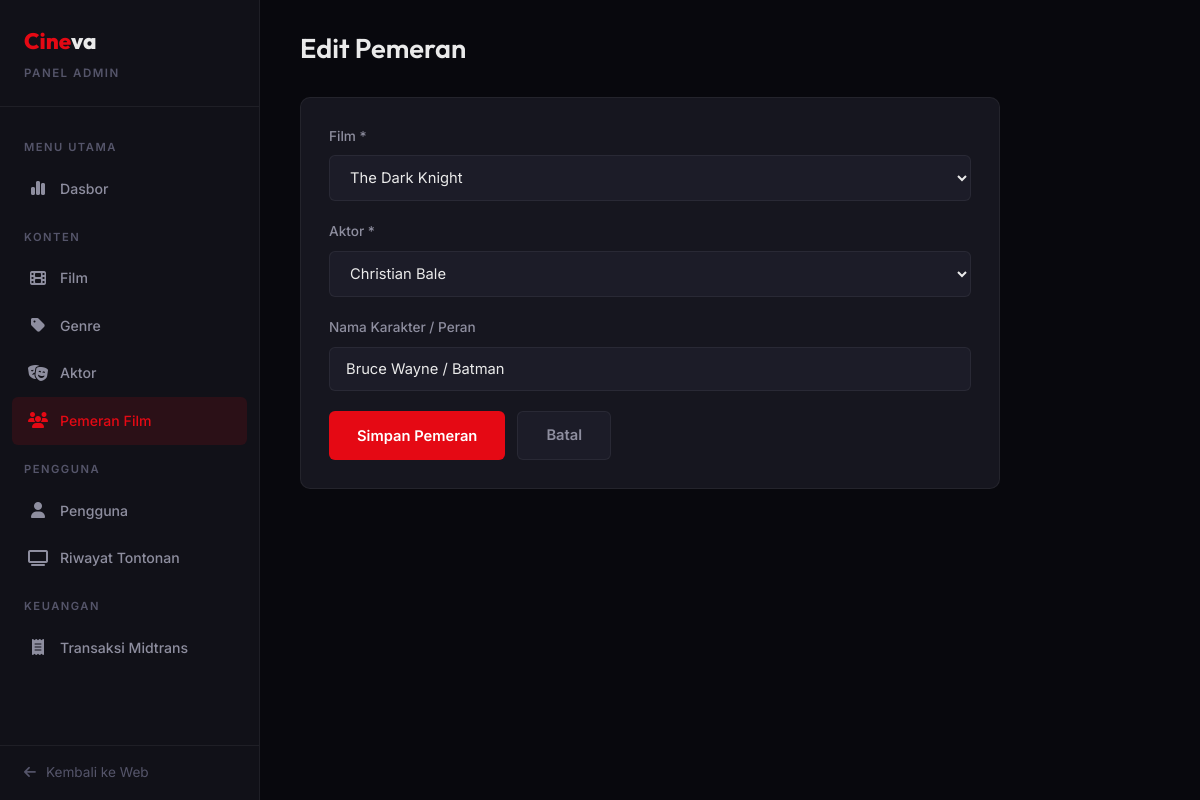
The page /admin/movie-actor-form.php?id=1 (signed in) on the database its author committed.
### tables this page shows
CREATE TABLE movie_actors (
    id INT AUTO_INCREMENT PRIMARY KEY,
    movie_id INT NOT NULL,
    actor_id INT NOT NULL,
    `character` VARCHAR(255),
    FOREIGN KEY (movie_id) REFERENCES movies(id) ON DELETE CASCADE,
    FOREIGN KEY (actor_id) REFERENCES actors(id) ON DELETE CASCADE
);

CREATE TABLE movies (
    id INT AUTO_INCREMENT PRIMARY KEY,
    genre_id INT NOT NULL,
    title VARCHAR(255) NOT NULL,
    description TEXT,
    poster_url VARCHAR(500) DEFAULT '',
    year INT,
    rating DECIMAL(3,1) DEFAULT 0,
    duration INT DEFAULT 0,
    trailer_url VARCHAR(500) DEFAULT '',
    is_featured TINYINT(1) DEFAULT 0,
    created_at TIMESTAMP DEFAULT CURRENT_TIMESTAMP,
    FOREIGN KEY (genre_id) REFERENCES genres(id) ON DELETE CASCADE
);

CREATE TABLE actors (
    id INT AUTO_INCREMENT PRIMARY KEY,
    name VARCHAR(255) NOT NULL,
    bio TEXT,
    url_photo VARCHAR(500) DEFAULT '',
    birthdate DATE
);

### admin/movie-actor-form.php (the view, shortened to what this page needs)
<?php
include __DIR__ . '/includes/admin-header.php';
include __DIR__ . '/includes/sidebar.php';
$id = (int)($_GET['id'] ?? 0);
$entry = null;
if ($id) {
    $stmt = $conn->prepare("SELECT * FROM movie_actors WHERE id = ?");
    $stmt->bind_param("i", $id);
    $stmt->execute();
    $entry = $stmt->get_result()->fetch_assoc();
}
$movies = $conn->query("SELECT id, title FROM movies ORDER BY title");
$actors = $conn->query("SELECT id, name FROM actors ORDER BY name");
?>
<main class="admin-main">
    <div class="admin-topbar">
        <h1><?= $id ? 'Edit Pemeran' : 'Tambah Pemeran' ?></h1>
    </div>
    <div class="admin-card" style="max-width:700px;">
        <div style="padding:28px;">
            <form method="POST" class="admin-form">
                <div class="form-group">
                    <label for="movie_id">Film *</label>
                    <select id="movie_id" name="movie_id" required>
                        <?php while ($m = $movies->fetch_assoc()): ?>
                        <option value="<?= $m['id'] ?>" <?= ($entry['movie_id'] ?? $_POST['movie_id'] ?? '') == $m['id'] ? 'selected' : '' ?>><?= htmlspecialchars($m['title']) ?></option>
                        <?php endwhile; ?>
                    </select>
                </div>
                <div class="form-group">
                    <label for="actor_id">Aktor *</label>
                    <select id="actor_id" name="actor_id" required>
                        <?php while ($a = $actors->fetch_assoc()): ?>
                        <option value="<?= $a['id'] ?>" <?= ($entry['actor_id'] ?? $_POST['actor_id'] ?? '') == $a['id'] ? 'selected' : '' ?>><?= htmlspecialchars($a['name']) ?></option>
                        <?php endwhile; ?>
                    </select>
                </div>
                <div class="form-group">
                    <label for="character">Nama Karakter / Peran</label>
                    <input type="text" id="character" name="character" value="<?= htmlspecialchars($entry['character'] ?? $_POST['character'] ?? '') ?>" placeholder="cth. Bruce Wayne / Batman">
                </div>
                <div class="form-actions">
                    <button type="submit" class="btn-submit">Simpan Pemeran</button>
                    <a href="/cineva/admin/movie-actors.php" class="btn-cancel">Batal</a>
                </div>
            </form>
        </div>
    </div>
</main>
</div>
</body>
</html>

### assets/css/style.css (style rules this page uses)
:root { --bg-primary: #08080d; --bg-secondary: #111118; --bg-card: #16161f; --bg-elevated: #1c1c28; --bg-glass: rgba(17, 17, 24, 0.85); --accent: #e50914; --accent-hover: #b80710; --accent-soft: rgba(229, 9, 20, 0.12); --gold: #f5c518; --gold-soft: rgba(245, 197, 24, 0.15); --green: #2dd4a8; --text-primary: #eaeaea; --text-secondary: #8e8e9f; --text-dim: #55556a; --border: rgba(255, 255, 255, 0.06); --border-light: rgba(255, 255, 255, 0.1); --shadow-sm: 0 2px 8px rgba(0, 0, 0, 0.3); --shadow-md: 0 8px 24px rgba(0, 0, 0, 0.4); --shadow-lg: 0 16px 48px rgba(0, 0, 0, 0.5); --radius-sm: 6px; --radius-md: 10px; --radius-lg: 16px; --radius-xl: 24px; --transition: 0.3s cubic-bezier(0.25, 0.46, 0.45, 0.94); --container: 1400px; --nav-height: 68px; }
*, *::before, *::after { margin: 0; padding: 0; box-sizing: border-box; }
html { scroll-behavior: smooth; -webkit-font-smoothing: antialiased; }
body { font-family: 'Inter', sans-serif; background: var(--bg-primary); color: var(--text-primary); line-height: 1.6; overflow-x: hidden; min-height: 100vh; }
h1, h2, h3, h4, h5, h6 { font-family: 'Outfit', sans-serif; font-weight: 600; line-height: 1.2; }
a { text-decoration: none; color: inherit; transition: color var(--transition); }
.form-group { margin-bottom: 20px; }
.form-group label { display: block; font-size: 0.85rem; font-weight: 500; color: var(--text-secondary); margin-bottom: 8px; }
.form-group input, .form-group textarea, .form-group select { width: 100%; padding: 12px 16px; background: var(--bg-elevated); border: 1px solid var(--border); border-radius: var(--radius-sm); color: var(--text-primary); font-family: 'Inter', sans-serif; font-size: 0.92rem; outline: none; transition: border-color var(--transition); }
.form-group select option { background: var(--bg-card); }
.btn-submit { display: inline-flex; align-items: center; gap: 8px; background: var(--accent); color: white; padding: 12px 28px; border-radius: var(--radius-sm); font-family: 'Inter', sans-serif; font-size: 0.92rem; font-weight: 600; border: none; cursor: pointer; transition: all var(--transition); }

### assets/css/admin.css (style rules this page uses)
.admin-main { flex: 1; margin-left: 260px; padding: 32px 40px; }
.admin-topbar { display: flex; align-items: center; justify-content: space-between; margin-bottom: 32px; }
.admin-topbar h1 { font-size: 1.7rem; }
.admin-card { background: var(--bg-card); border: 1px solid var(--border); border-radius: var(--radius-md); overflow: hidden; }
.admin-form { max-width: 700px; }
.admin-form .form-actions { display: flex; gap: 12px; margin-top: 8px; }
.btn-cancel { display: inline-flex; align-items: center; padding: 12px 28px; border-radius: var(--radius-sm); font-family: 'Inter', sans-serif; font-size: 0.92rem; font-weight: 600; background: var(--bg-elevated); color: var(--text-secondary); border: 1px solid var(--border); cursor: pointer; transition: all var(--transition); }

### rows shown on the page
movie_actors: movie_id "The Dark Knight", actor_id "Christian Bale", character "Bruce Wayne / Batman"
